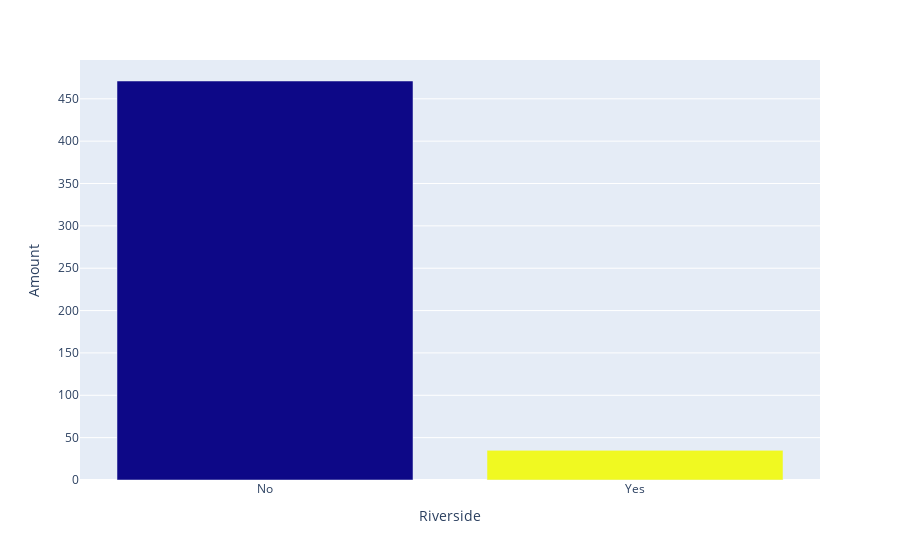

Source (notebook cell):
### Code cell
fig = px.bar(x=['No', 'Yes'], y=[not_riversiders, riversiders], color=data['CHAS'].unique(), labels={'x': 'Riverside', 'y': 'Amount'})
fig.update_coloraxes(showscale=False)
fig

### Figure 1 — Plotly figure (JSON) as saved in the notebook; plotly's stock layout.template omitted (floating-point values rounded to 4 significant figures)
{"data": [{"alignmentgroup": "True", "hovertemplate": "Riverside=%{x}<br>Amount=%{y}<br>color=%{marker.color}<extra></extra>", "legendgroup": "", "marker": {"color": [0, 1], "coloraxis": "coloraxis", "pattern": {"shape": ""}}, "name": "", "offsetgroup": "", "orientation": "v", "showlegend": false, "textposition": "auto", "type": "bar", "x": ["No", "Yes"], "xaxis": "x", "y": [471, 35], "yaxis": "y"}], "layout": {"autosize": true, "barmode": "relative", "coloraxis": {"colorbar": {"title": {"text": "color"}}, "colorscale": [[0, "#0d0887"], [0.1111, "#46039f"], [0.2222, "#7201a8"], [0.3333, "#9c179e"], [0.4444, "#bd3786"], [0.5556, "#d8576b"], [0.6667, "#ed7953"], [0.7778, "#fb9f3a"], [0.8889, "#fdca26"], [1, "#f0f921"]], "showscale": false}, "legend": {"tracegroupgap": 0}, "margin": {"t": 60}, "xaxis": {"anchor": "y", "autorange": true, "domain": [0, 1], "range": [-0.5, 1.5], "title": {"text": "Riverside"}, "type": "category"}, "yaxis": {"anchor": "x", "autorange": true, "domain": [0, 1], "range": [0, 495.8], "title": {"text": "Amount"}, "type": "linear"}}}
